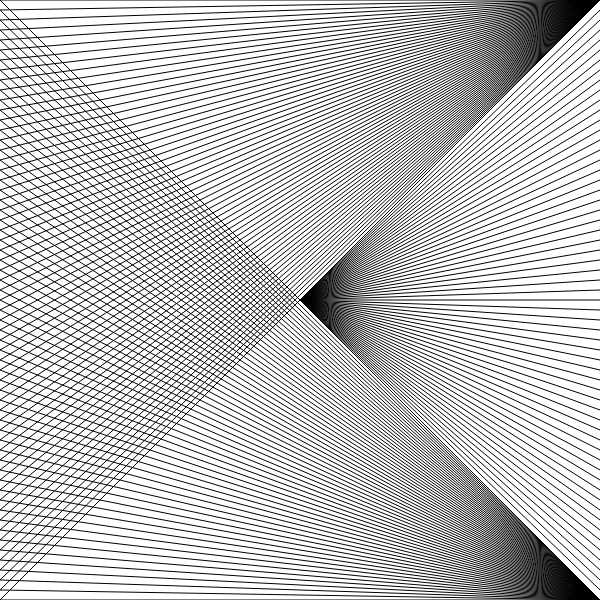
Frame 1 (no input)
Frame 60 (no input): identical to frame 1, image omitted
Frame 120 (the mouse pressed at the canvas centre since frame 60): identical to frame 1, image omitted

The p5.js sketch that drew this single still picture (run headless with seeded random() and noise() and a simulated clock; from frame 60 on, the mouse is pressed at the canvas centre):

// p5.js sketch
// ── sketch.js
let x = 0;
let y = 0;

function setup()
{
    createCanvas(600,600)
}
function draw()
{
    while (y <= 600)
    {
        line(600,600,0,y)
        line(300,300,600,y)
        line(600,0,0,y)
        y += 10;
    }  
}
